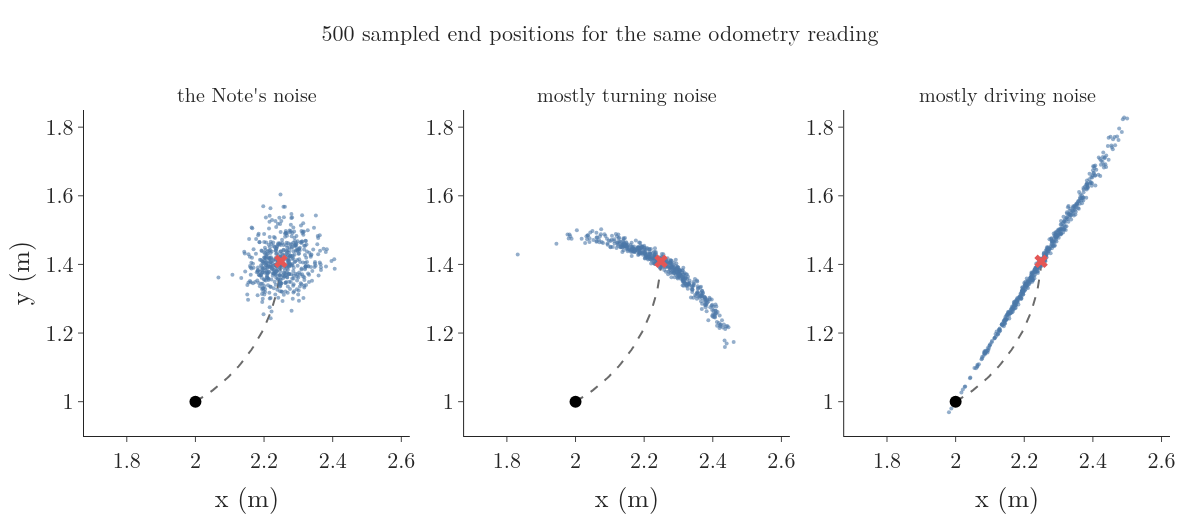

The Python source for this figure:
"""500 samples of the odometry motion model from (2, 1, 30 deg) with u = (0.500, 0.479, 0.500) under three noise
settings: the Note's (alpha = 0.1, 0.1, 0.1, 0.01), mostly turning noise, mostly driving noise. Seeded.
Run: python banana.py -> banana.png"""
from pathlib import Path

import numpy as np
import plotly.graph_objects as go
from gifkit import BLUE, FONT, GREY, RED
from motion import START, sample_odometry
from plotly.subplots import make_subplots

here = Path(__file__).parent
u = (0.500, 0.479, 0.500)
cases = [("the Note's noise", (0.1, 0.1, 0.1, 0.01)), ("mostly turning noise", (0.4, 0.1, 0.02, 0.0)),
         ("mostly driving noise", (0.02, 0.0, 0.4, 0.0))]
fig = make_subplots(rows=1, cols=3, horizontal_spacing=0.05, subplot_titles=[c[0] for c in cases])
t = np.linspace(START[2], START[2] + 1, 50)
for c, (_, a) in enumerate(cases, start=1):
    xs, ys, _ = sample_odometry(u, START, np.random.default_rng(5), 500, a)
    fig.add_trace(go.Scatter(x=1.75 + 0.5 * np.sin(t), y=1.433 - 0.5 * np.cos(t), mode="lines",
                             line=dict(color=GREY, dash="dash", width=2)), 1, c)
    fig.add_trace(go.Scatter(x=xs, y=ys, mode="markers", marker=dict(size=4, color=BLUE, opacity=0.6)), 1, c)
    fig.add_trace(go.Scatter(x=[2.0], y=[1.0], mode="markers", marker=dict(size=12, color="black")), 1, c)
    fig.add_trace(go.Scatter(x=[2.249], y=[1.409], mode="markers", marker=dict(size=12, color=RED, symbol="x")), 1, c)
    fig.update_xaxes(range=[1.7, 2.6], dtick=0.2, title="x (m)", row=1, col=c)
    fig.update_yaxes(range=[0.9, 1.85], dtick=0.2, scaleanchor=f"x{c if c > 1 else ''}", row=1, col=c)
fig.update_yaxes(title="y (m)", row=1, col=1)
fig.update_layout(template="simple_white", width=1200, height=520, font=FONT, showlegend=False,
                  margin=dict(l=80, r=30, t=110, b=70),
                  title=dict(text="500 sampled end positions for the same odometry reading", x=0.5, y=0.95,
                             font=dict(size=22)))
fig.update_annotations(font_size=20)
fig.write_image(here / "banana.png")
